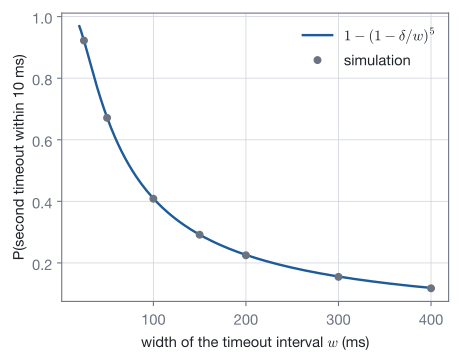

Source code (Python):
"""Probability that the second-earliest of five uniform election timeouts on [150, 150 + w] ms falls within 10 ms of the
earliest, against the interval width w: the approximation 1 - (1 - 10/w)^5 and seeded simulations."""
import os
import sys

sys.path.insert(0, os.path.join(os.path.dirname(os.path.abspath(__file__)), "..", "..", "..", "_filters"))
from figstyle import *  # noqa: E402,F403

import numpy as np  # noqa: E402

rng = np.random.default_rng(9)
w = np.linspace(20, 400, 200)
fig, ax = plt.subplots(figsize=(5.2, 3.9))
ax.plot(w, 1 - (1 - 10 / w) ** 5, color=ACCENT, lw=1.8, label=r"$1 - (1 - \delta/w)^5$")
pts = [25, 50, 100, 150, 200, 300, 400]
sim = []
for x in pts:
    t = np.sort(rng.uniform(150, 150 + x, (100_000, 5)), axis=1)
    sim.append(np.mean(t[:, 1] - t[:, 0] < 10))
ax.plot(pts, sim, "o", color=MUTED, ms=5, label="simulation")
ax.set_xlabel("width of the timeout interval $w$ (ms)")
ax.set_ylabel("P(second timeout within 10 ms)")
ax.grid(True, color=GRID, lw=0.6)
ax.legend(frameon=False)
save_figure(fig, "raft_split")
